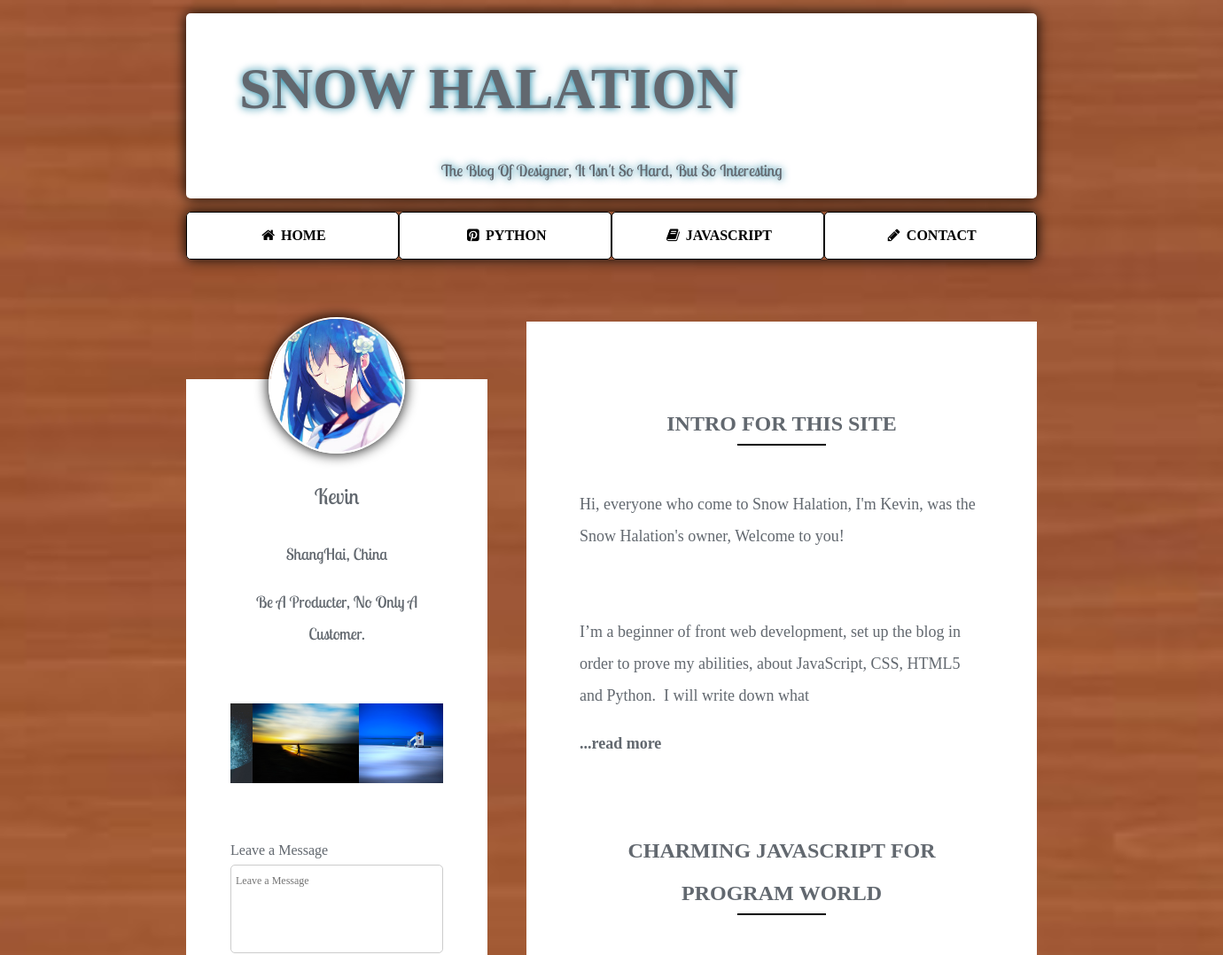
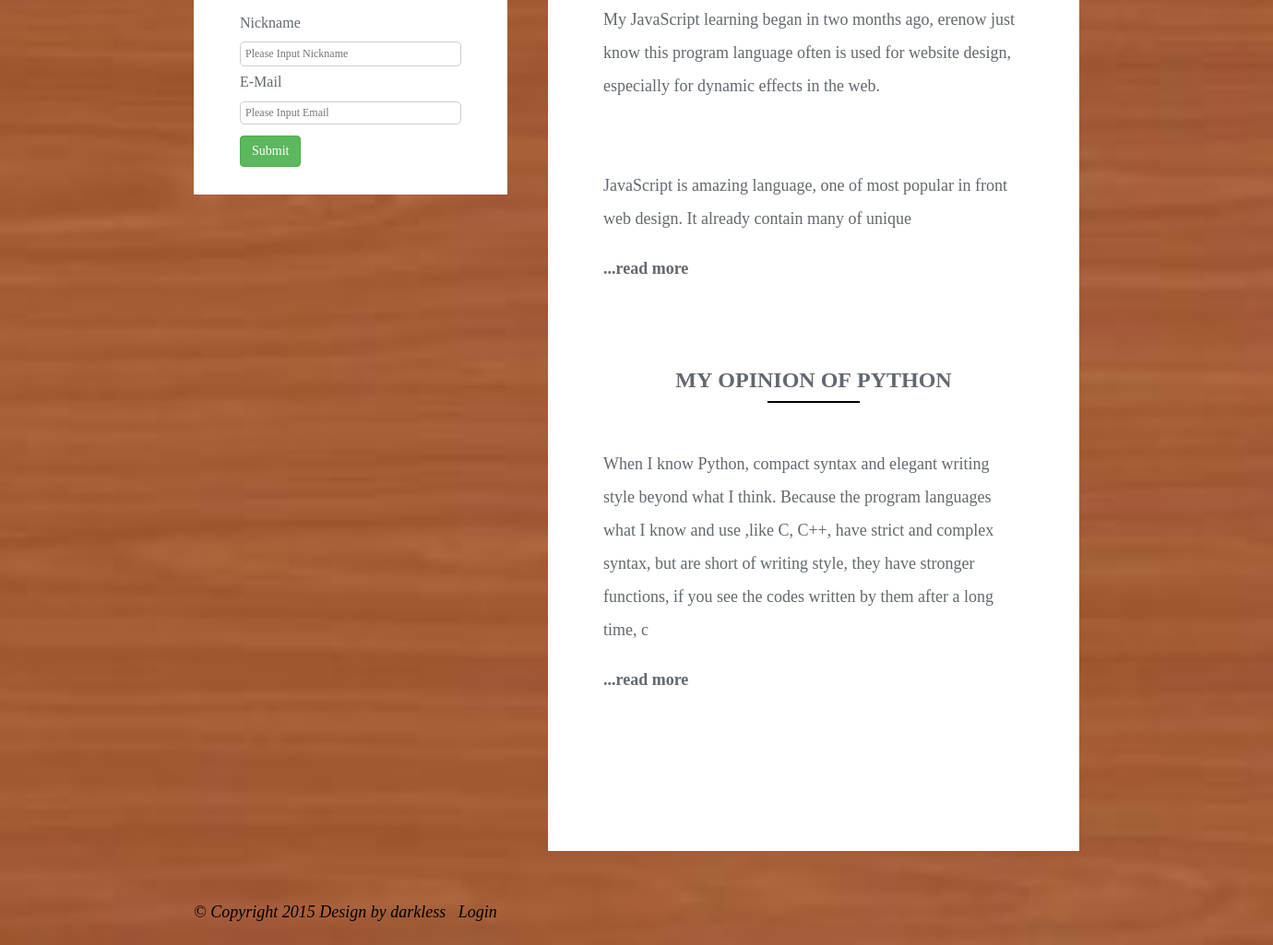
The page / on the database its author committed (2 pictures, top to bottom).
### tables this page shows
CREATE TABLE IF NOT EXISTS `essaybook` (
  `eid` mediumint(8) unsigned NOT NULL AUTO_INCREMENT,
  `title` varchar(128) NOT NULL DEFAULT '',
  `essay` longtext NOT NULL,
  `dilivery_time` int(10) unsigned NOT NULL,
  PRIMARY KEY (`eid`)
);

### php/essay_display.php (the view, shortened to what this page needs)
<?php
if(!$is_mark == ''){
    if($is_mark == 'index'){
        $table = 'essaybook';
        $id_type = 'eid';
        $show_dir = './php/';
    }
    $select_all = mysql_query("SELECT * FROM $table ORDER BY $id_type DESC;");
    while($get_all = mysql_fetch_array($select_all)){
        $opt_str = $get_all['essay'];
        if(strlen($opt_str) >= 400){
            $essay_opt = mb_substr(htmlspecialchars_decode($opt_str), 0, 300, 'utf-8'). '<p><a class="readmore" target="_blank" href="'.$show_dir.'handle_essay.php?action=show&'.$id_type.'='. $get_all[$id_type]. '">...read more</a></p>';
            echo "<section class='content_li'><header><h2>", $get_all['title'], "</h2></header>";
            echo "<article class='content'>", $essay_opt, "</article></section>";
        } else{
            echo "<section class='content_li'><header><h2>", $get_all['title'], "</h2></header>";
            echo "<article class='content'>", $essay_opt, "</article></section>";
        }
    }
}
?>

### index.php (shortened to what this page needs)
<?php $is_mark='index';?>
<!DOCTYPE html>
<html lang="en">
<head>
<?php include('./php/unify_header.php');?>
</head>
<body>
    <div id="container" class="container">
        <header id="header" class="header">
            <h1>snow halation</h1>
            <p id="intro">the blog of designer, it isn't so hard, but so interesting</p>
        </header>
        <?php include('./php/unify_navigation.php');?>
        <div id="left_part" class="content_div cont_left">
            <section class="left_side aboutCreater">
                <header>
                    <img src="./img/head_img.jpg" alt="Kevin">
                    <p class="name">Kevin</p>
                    <p class="addr">ShangHai, China</p>
                </header>
                <p>Be a producter, no only a customer.</p>
            </section>
            <section class="left_side img_scroll">
                <div class="imgs_div">
                    <ul class="imgs_ul">
                        <li class="imgs_li"><img src="./pics/01.jpg" alt="" /></li>
                        <li class="imgs_li"><img src="./pics/02.jpg" alt="" /></li>
                        <li class="imgs_li"><img src="./pics/03.jpg" alt="" /></li>
                    </ul>
                </div>
            </section>
            <section class="left_side aboutDiscuession">
                <form action="./php/submit_msg.php" method="post" accept-charset="utf-8" name="message" onsubmit="return inputCheck(this);">
                    <label for="discuession">Leave a Message</label>
                    <textarea id="discuession" name="discuession" type="text" placeholder="Leave a Message"></textarea>
                    <label>Nickname
                        <input id="nickname" type="text" name="nickname" placeholder="Please Input Nickname">
                    </label>
                    <label>E-Mail
                        <input id="email" type="email" name="email" placeholder="Please Input Email">
                    </label>
                    <button type="submit" name="submit" class="btn btn_success">submit</button>
                </form>
            </section>
        </div>
        <div id="right_part" class="content_div cont_right">
        <?php
        include('./php/connection.php');
        include('./php/essay_display.php');?>
        </div>
        <?php include('./php/unify_footer.php');?>
    </div>
</body>
</html>

### php/unify_header.php (shortened to what this page needs)
<?php
if($is_mark == 'index'){
    echo '
    <meta name="viewport" content="width=device-width,initial-scale=1">
    <link rel="stylesheet" href="./css/normalize.css" />
    <link rel="stylesheet" href="./font-awesome-4.3.0/css/font-awesome.min.css" />
    <link rel="stylesheet" href="./css/main.css" />
    <link rel="stylesheet" href="./css/onMouseStyle.css" />
    <script src="./js/jquery-1.11.2.js" type="text/javascript" charset="utf-8"></script>
    <script src="./js/public.js" type="text/javascript" charset="utf-8"></script>';
}
?>

### php/unify_navigation.php (shortened to what this page needs)
<?php
if($is_mark == 'index'){
    echo '<nav id="main_nav">
            <ul class="nav_ul">
                <li class="nav_li"><a href="./index.php"><i class="fa fa-home fa-fw"></i>&nbsp;home</a></li>
                <li class="nav_li"><a href="./html/py.php"><i class="fa fa-pinterest-square fa-fw"></i>&nbsp;python</a></li>
                <li class="nav_li"><a href="./html/js.php"><i class="fa fa-book fa-fw"></i>&nbsp;javascript</a></li>
                <li class="nav_li"><a href="./html/contact.php"><i class="fa fa-pencil fa-fw"></i>&nbsp;contact</a></li>
            </ul>
        </nav>';
}
?>

### php/connection.php (shortened to what this page needs)
<!DOCTYPE html>
<html lang="en">
    <head>
    </head>
 </html>

### php/unify_footer.php
<?php
if($is_mark == 'index'){
    echo '
    <footer>
        <p><i>&copy Copyright 2015 Design by darkless &nbsp; <a href="./html/login.php">Login</a></i></p>
    </footer>
    <script src="./js/main.js" type="text/javascript" charset="utf-8"></script>';
} else{
    echo '
    <footer>
        <p><i>&copy Copyright 2015 Design by darkless &nbsp; <a href="./login.php">Login</a></i></p>
    </footer>';
}
?>

### css/main.css (style rules this page uses)
p, pre, textarea { font-family: 'Microsoft YaHei'; font-size: 18px; font-weight: 500; word-wrap: break-word; }
body { font-family: 'Microsoft YaHei'; font-size: 16px; line-height: 2; width: 100%; color: #62686f; background-image: url(../img/background.jpg); background-repeat: no-repeat; background-attachment: fixed; background-position: center; background-size: cover; }
.btn { font-size: 14px; font-weight: 400; line-height: 1.42857143; display: inline-block; margin-bottom: 0; padding: 6px 12px; cursor: pointer; text-align: center; vertical-align: middle; white-space: nowrap; text-transform: capitalize; border: 1px solid transparent; border-radius: 4px; background-image: none; }
.btn_success { color: #fff; border-color: #4cae4c; background-color: #5cb85c; }
h1 { font-family: 'Lobster'; font-size: 65px; }
h2 { font-family: 'FontAwesome'; margin: 0 60px; margin-top: 30px; text-align: center; text-transform: uppercase; }
h2::after { display: block; width: 100px; margin: 0 auto; content: ''; border-bottom: 2px solid #000; }
header p { text-align: center; }
a { text-decoration: none; color: inherit; }
header#header { line-height: normal; height: 120px; margin: 15px 0; padding: 4px 60px 85px 60px; text-transform: uppercase; border-radius: 5px; background-color: #fff; box-shadow: 0 0 15px #000; text-shadow: 0 0 10px #079; }
#intro { font-family: 'LobsterTwo'; text-transform: capitalize; }
#container { width: 960px; margin: 6px auto; }
.cont_left, .cont_right, { border-radius: 10px; box-shadow: 0 0 15px #000; }
.nav_ul { font-family: 'Microsoft YaHei'; font-weight: 900; overflow: hidden; box-sizing: border-box; width: 100%; margin: 15px 0; margin-bottom: 70px; padding: 0; list-style-type: none; border-radius: 5px; box-shadow: 0 0 15px #000; }
.nav_li { float: left; box-sizing: inherit; width: 25%; padding: 10px 0; text-align: center; border: 1px solid #000; border-radius: 5px; background-color: #fff; }
.nav_ul li a { text-decoration: none; text-transform: uppercase; color: #000; }
a.readmore { font-weight: bold; }
.cont_left { float: left; width: 25%; margin-top: 65px; padding: 30px 50px; background-color: #fff; }
.name { font-size: 24px; text-shadow: 0 0 5px #fff; }
.aboutCreater p { font-family: 'LobsterTwo'; font-weight: 400; text-transform: capitalize; }
.aboutCreater { font-size: 10px; margin-top: 60px; text-align: center; }
.cont_left header { width: 100%; }
.aboutCreater header img { display: block; width: 150px; margin: 0 auto; margin-top: -160px; margin-bottom: 20px; border: 2px solid #fff; border-radius: 50%; box-shadow: 0 0 15px #000; }
.imgs_div { position: relative; overflow: hidden; height: 90px; margin: 60px 0; }
.imgs_ul { position: absolute; top: 0; left: 0; margin: 0; padding: 0; list-style-type: none; }
.imgs_li { float: left; }
.imgs_li img { width: 120px; height: 90px; }
.aboutDiscuession .btn { margin-top: 10px; }
#discuession, #shadow { overflow: hidden; box-sizing: border-box; width: 100%; height: 100px; }
#nickname, #email, #discuession { font-size: 12px; box-sizing: border-box; width: 100%; padding: 5px; resize: none; border: 1px solid #ccc; border-radius: 5px; }
#email { height: 25px; }
.content { padding: 30px 60px; word-wrap: break-word; }
.cont_right { float: right; width: 60%; padding-bottom: 120px; background-color: #fff; }
.cont_right { padding-top: 60px; }
footer { font-size: 12px; font-weight: 400; clear: both; padding-top: 30px; color: #000; }
footer a { text-decoration: none; color: #000; }

### rows shown on the page
essaybook: title "INTRO FOR THIS SITE", essay "Hi, everyone who come to Snow Halation, I'm Kevin, was the Snow Halation's owner, Welcome to you! I’m a beginner of front web development, set up the blog in order to prove my abilities, about JavaScript, CSS, HTML5 and Python. I will write down what"
essaybook: title "CHARMING JAVASCRIPT FOR PROGRAM WORLD", essay "My JavaScript learning began in two months ago, erenow just know this program language often is used for website design, especially for dynamic effects in the web. JavaScript is amazing language, one of most popular in front web design. It already contain many of unique"
essaybook: title "MY OPINION OF PYTHON", essay "When I know Python, compact syntax and elegant writing style beyond what I think. Because the program languages what I know and use ,like C, C++, have strict and complex syntax, but are short of writing style, they have stronger functions, if you see the codes written by them after a long time, c"
